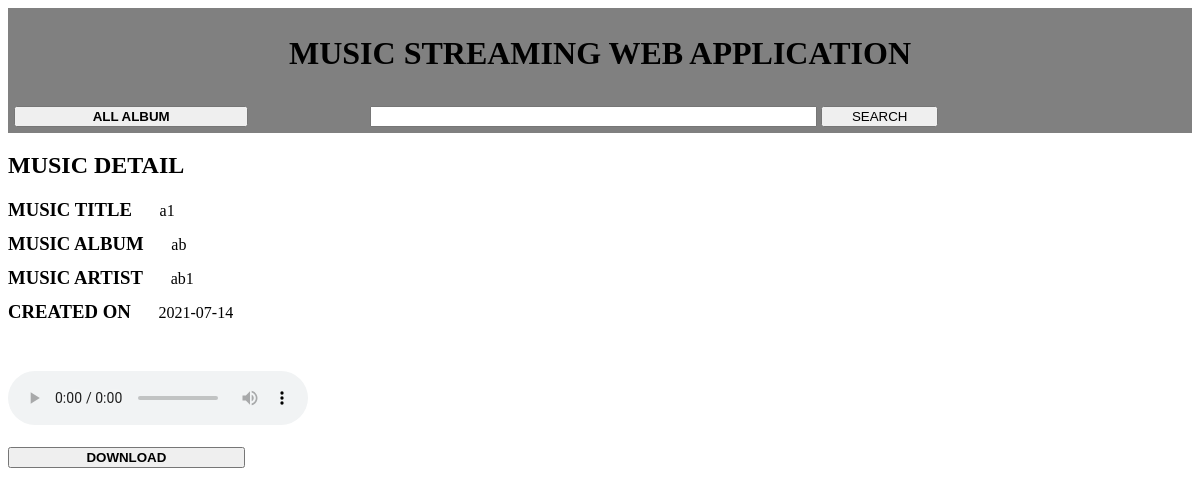
/Album/Music/Open/1, run on the app's committed database.
### app.py (models this page shows, shortened)
class Music(db.Model):
    id = db.Column(db.Integer, primary_key=True)
    title = db.Column(db.String(300))
    artist = db.Column(db.String(300))
    album_id = db.Column(db.Integer, db.ForeignKey('album.id'))
    filename = db.Column(db.String(300))
    date_created = db.Column(db.DateTime,  default=datetime.now(pytz.timezone('Asia/Kolkata')))

class Album(db.Model):
    id = db.Column(db.Integer, primary_key=True)
    title = db.Column(db.String(300))
    date_created = db.Column(db.DateTime,  default=datetime.now(pytz.timezone('Asia/Kolkata')))

### app.py (the view)
@app.route('/Album/Music/Open/<int:id>', methods=['POST', 'GET'])
def music_open(id):
    music = Music.query.get_or_404(id)
    album_id = music.album_id
    album = Album.query.get_or_404(album_id)
    song = 'music/'+ str(music.filename)
    print(song)
    return render_template('music-open.html', music=music, album=album, song=song)

### templates/music-open.html (shortened to what this page needs)
{% extends 'base.html' %}
{% block header %}
      <link rel="stylesheet" href="{{ url_for('static', filename='css/music-open.css') }}">
{% endblock %}
{% block body %}
    <h2>MUSIC DETAIL</h2>
    <div class="row-form">
    <h3 class="row-col">MUSIC TITLE</h3>
    <p class="row-col">{{ music.title }}</p>
    </div>
    <div class="row-form">
    <h3 class="row-col">MUSIC ALBUM</h3>
    <p class="row-col">{{ album.title }}</p>
    </div>
    <div class="row-form">
    <h3 class="row-col">MUSIC ARTIST</h3>
    <p class="row-col">{{ music.artist }}</p>
    </div>
    <div class="row-form">
    <h3 class="row-col">CREATED ON</h3>
    <p class="row-col">{{ music.date_created.date() }}</p>
    </div>
    <br> <br>
    <audio controls autoplay>
        <source src="{{ url_for( 'static', filename=song) }}" type="audio/mpeg">
    </audio>
    <br><br>
    {% if music.filename %}
        <a href="{{ url_for( 'static', filename=song) }}" download><button style="width: 20%"><b>DOWNLOAD</b></button></a>
    {% else %}
        <h4>No song Uploaded</h4>
        <h4>So, Cannot be played and downloaded</h4>
        <a href="{{ url_for( 'static', filename=song) }}" download><button disabled style="width: 20%"><b>DOWNLOAD</b></button></a>
    {% endif %}{% endblock %}

### templates/base.html (shortened to what this page needs)
<!doctype html>
<html lang="en">
<head>
  <link rel="stylesheet" href="{{ url_for('static', filename='css/base.css') }}">
    {% block header %} {% endblock %}
</head>
<body>
    <div class="header">
        <h1>MUSIC STREAMING WEB APPLICATION</h1>
    </div>
    <div class="nav">
        <button onclick="window.location.href='/';"><b>ALL ALBUM</b></button>
        <form action="/Search" method="POST">
            <input type="text" maxlength="250" name="search" id="search">
            <input class="search-button" type="submit" value="SEARCH">
        </form>
    </div>
    {% block body %} {% endblock %}
</body>
</html>

### static/css/base.css (style rules this page uses)
h1 { text-align: center; }
.header { padding: .5%; background-color: grey; }
.nav { padding: .5%; background-color: grey; }
.nav button { width: 20%; }
.nav form { margin: 0 .25% 0 10%; display: inline-block; width: 50%; }
.nav form input { display: inline-block; width: 75%; }
.nav .search-button { width: 20%; }

### static/css/music-open.css (style rules this page uses)
.row-form { display: block; }
.row-col { margin: 0 2% 1% 0; display: inline-block; }

### data on the page
Music: title "a1", artist "ab1", date_created "2021-07-14"
Album: title "ab"
